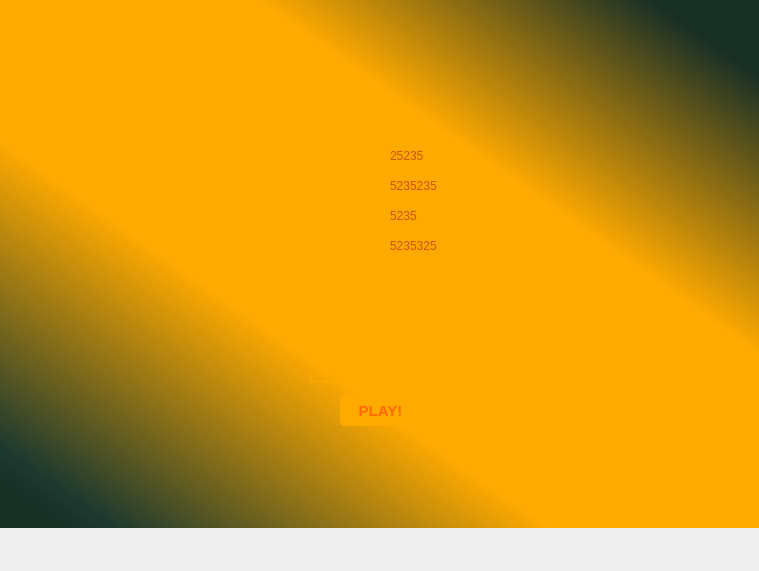
<?xml version="1.0" encoding="UTF-8"?>
<ui version="4.0">
 <class>Form</class>
 <widget class="QWidget" name="Form">
  <property name="geometry">
   <rect>
    <x>0</x>
    <y>0</y>
    <width>759</width>
    <height>571</height>
   </rect>
  </property>
  <property name="windowTitle">
   <string>Form</string>
  </property>
  <widget class="QLabel" name="backgroundGradient">
   <property name="geometry">
    <rect>
     <x>0</x>
     <y>0</y>
     <width>759</width>
     <height>528</height>
    </rect>
   </property>
   <property name="styleSheet">
    <string notr="true">background-color: qlineargradient(spread:pad, x1:0, y1:1, x2:1, y2:0.0170455, stop:0 rgba(24, 47, 38, 255), stop:0.0454545 rgba(24, 47, 38, 255), stop:0.0795455 rgba(30, 58, 47, 255), stop:0.369318 rgba(255, 170, 0, 255), stop:0.465909 rgba(255, 170, 0, 255), stop:0.517045 rgba(255, 170, 0, 255), stop:0.528409 rgba(255, 170, 0, 255), stop:0.670455 rgba(255, 170, 0, 255), stop:0.935 rgba(24, 47, 38, 255));</string>
   </property>
   <property name="text">
    <string/>
   </property>
  </widget>
  <widget class="QLabel" name="backgroundDark">
   <property name="geometry">
    <rect>
     <x>90</x>
     <y>70</y>
     <width>581</width>
     <height>381</height>
    </rect>
   </property>
   <property name="styleSheet">
    <string notr="true">image: url(:/images/bettingBackground.png);</string>
   </property>
   <property name="text">
    <string/>
   </property>
   <property name="alignment">
    <set>Qt::AlignCenter</set>
   </property>
  </widget>
  <widget class="QPushButton" name="playButton">
   <property name="geometry">
    <rect>
     <x>340</x>
     <y>395</y>
     <width>81</width>
     <height>31</height>
    </rect>
   </property>
   <property name="font">
    <font>
     <pointsize>11</pointsize>
     <bold>true</bold>
    </font>
   </property>
   <property name="styleSheet">
    <string notr="true">QPushButton#playButton{
	background-color: rgb(255, 170, 0);
	color: rgb(255, 104, 3);
	border-radius: 5px;
}

QPushButton#playButton:pressed{
	padding-left:3px;
	padding-top:3px;
	background-color: rgb(255, 206, 12);
	background-position:calc(100%-10px)center;
}

QPushButton#playButton:hover{
	background-color: rgb(255, 206, 12);
}
</string>
   </property>
   <property name="text">
    <string>PLAY!</string>
   </property>
  </widget>
  <widget class="QLineEdit" name="betInput">
   <property name="geometry">
    <rect>
     <x>310</x>
     <y>351</y>
     <width>141</width>
     <height>31</height>
    </rect>
   </property>
   <property name="font">
    <font>
     <bold>true</bold>
    </font>
   </property>
   <property name="styleSheet">
    <string notr="true">background-color: rgba(0, 0, 0, 0);
border:1px solid rgba(0, 0, 0, 0);
border-color: rgb(255, 170, 0);
padding-bottom: 7px;
color: rgb(255, 170, 0);</string>
   </property>
   <property name="alignment">
    <set>Qt::AlignCenter</set>
   </property>
  </widget>
  <widget class="QLabel" name="warningLabel">
   <property name="geometry">
    <rect>
     <x>90</x>
     <y>320</y>
     <width>581</width>
     <height>20</height>
    </rect>
   </property>
   <property name="styleSheet">
    <string notr="true">color: rgb(255, 52, 1);</string>
   </property>
   <property name="text">
    <string/>
   </property>
   <property name="alignment">
    <set>Qt::AlignCenter</set>
   </property>
  </widget>
  <widget class="QLabel" name="playerOneNickname">
   <property name="geometry">
    <rect>
     <x>190</x>
     <y>140</y>
     <width>191</width>
     <height>31</height>
    </rect>
   </property>
   <property name="font">
    <font>
     <bold>true</bold>
    </font>
   </property>
   <property name="styleSheet">
    <string notr="true">color: rgb(255, 170, 0);</string>
   </property>
   <property name="text">
    <string>dupa</string>
   </property>
   <property name="alignment">
    <set>Qt::AlignRight|Qt::AlignTrailing|Qt::AlignVCenter</set>
   </property>
  </widget>
  <widget class="QLabel" name="playerTwoNickname">
   <property name="geometry">
    <rect>
     <x>190</x>
     <y>170</y>
     <width>191</width>
     <height>31</height>
    </rect>
   </property>
   <property name="font">
    <font>
     <bold>true</bold>
    </font>
   </property>
   <property name="styleSheet">
    <string notr="true">color: rgb(255, 170, 0);</string>
   </property>
   <property name="text">
    <string>nickname</string>
   </property>
   <property name="alignment">
    <set>Qt::AlignRight|Qt::AlignTrailing|Qt::AlignVCenter</set>
   </property>
  </widget>
  <widget class="QLabel" name="playerThreeNickname">
   <property name="geometry">
    <rect>
     <x>190</x>
     <y>200</y>
     <width>191</width>
     <height>31</height>
    </rect>
   </property>
   <property name="font">
    <font>
     <bold>true</bold>
    </font>
   </property>
   <property name="styleSheet">
    <string notr="true">color: rgb(255, 170, 0);</string>
   </property>
   <property name="text">
    <string>nickname</string>
   </property>
   <property name="alignment">
    <set>Qt::AlignRight|Qt::AlignTrailing|Qt::AlignVCenter</set>
   </property>
  </widget>
  <widget class="QLabel" name="playerFourNickname">
   <property name="geometry">
    <rect>
     <x>190</x>
     <y>230</y>
     <width>191</width>
     <height>31</height>
    </rect>
   </property>
   <property name="font">
    <font>
     <bold>true</bold>
    </font>
   </property>
   <property name="styleSheet">
    <string notr="true">color: rgb(255, 170, 0);</string>
   </property>
   <property name="text">
    <string>nickname</string>
   </property>
   <property name="alignment">
    <set>Qt::AlignRight|Qt::AlignTrailing|Qt::AlignVCenter</set>
   </property>
  </widget>
  <widget class="QLabel" name="playerOneWallet">
   <property name="geometry">
    <rect>
     <x>390</x>
     <y>140</y>
     <width>191</width>
     <height>31</height>
    </rect>
   </property>
   <property name="styleSheet">
    <string notr="true">color: rgb(203, 82, 12);</string>
   </property>
   <property name="text">
    <string>25235</string>
   </property>
   <property name="alignment">
    <set>Qt::AlignLeading|Qt::AlignLeft|Qt::AlignVCenter</set>
   </property>
  </widget>
  <widget class="QLabel" name="playerTwoWallet">
   <property name="geometry">
    <rect>
     <x>390</x>
     <y>170</y>
     <width>191</width>
     <height>31</height>
    </rect>
   </property>
   <property name="styleSheet">
    <string notr="true">color: rgb(203, 82, 12);</string>
   </property>
   <property name="text">
    <string>5235235</string>
   </property>
   <property name="alignment">
    <set>Qt::AlignLeading|Qt::AlignLeft|Qt::AlignVCenter</set>
   </property>
  </widget>
  <widget class="QLabel" name="playerThreeWallet">
   <property name="geometry">
    <rect>
     <x>390</x>
     <y>200</y>
     <width>191</width>
     <height>31</height>
    </rect>
   </property>
   <property name="styleSheet">
    <string notr="true">color: rgb(203, 82, 12);</string>
   </property>
   <property name="text">
    <string>5235</string>
   </property>
   <property name="alignment">
    <set>Qt::AlignLeading|Qt::AlignLeft|Qt::AlignVCenter</set>
   </property>
  </widget>
  <widget class="QLabel" name="playerFourWallet">
   <property name="geometry">
    <rect>
     <x>390</x>
     <y>230</y>
     <width>191</width>
     <height>31</height>
    </rect>
   </property>
   <property name="styleSheet">
    <string notr="true">color: rgb(203, 82, 12);</string>
   </property>
   <property name="text">
    <string>5235325</string>
   </property>
   <property name="alignment">
    <set>Qt::AlignLeading|Qt::AlignLeft|Qt::AlignVCenter</set>
   </property>
  </widget>
 </widget>
 <resources>
  <include location="res.qrc"/>
 </resources>
 <connections/>
</ui>
